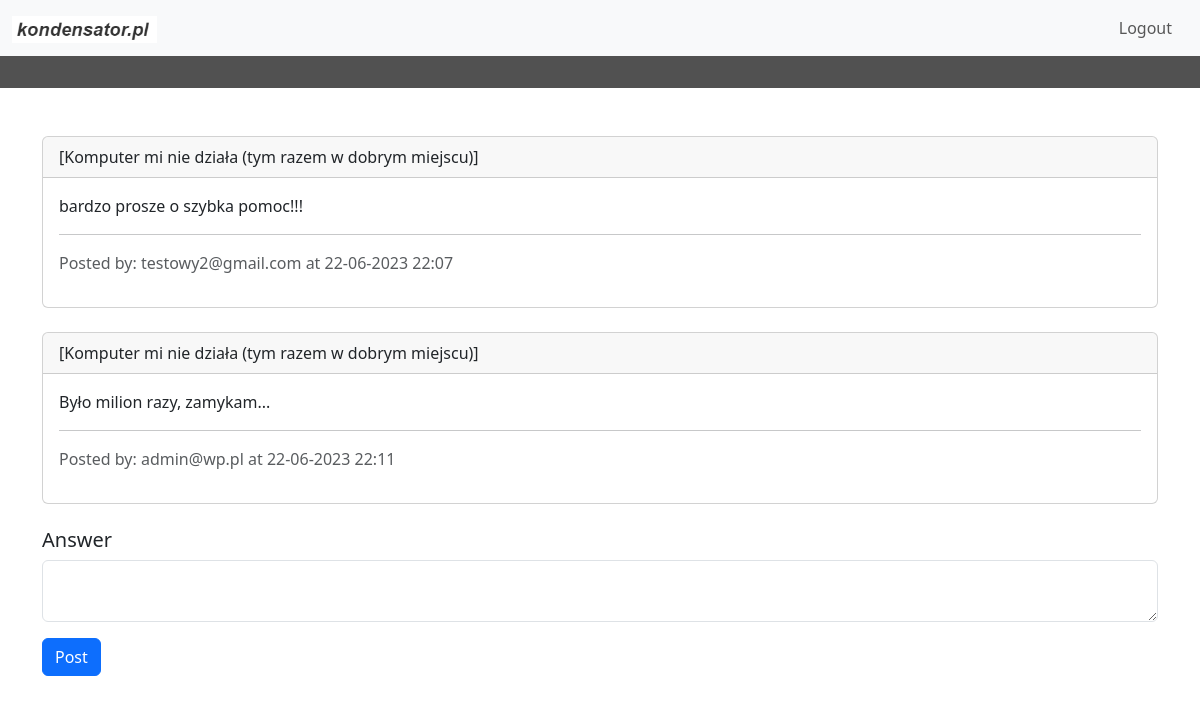
The app's page /thread/3 (signed in) with its own data.
### website/models.py (models this page shows)
class Thread(db.Model):
    id = db.Column(db.Integer, primary_key=True)
    title = db.Column(db.String(255))
    date = db.Column(db.DateTime(timezone=True), default=func.now())
    user_id = db.Column(db.Integer, db.ForeignKey('user.id'))
    topic_id = db.Column(db.Integer, db.ForeignKey('topic.id'))

class Post(db.Model):
    id = db.Column(db.Integer, primary_key=True)
    content = db.Column(db.String(10000))
    date = db.Column(db.DateTime(timezone=True), default=func.now())
    user_id = db.Column(db.Integer, db.ForeignKey('user.id'))
    thread_id = db.Column(db.Integer, db.ForeignKey('thread.id', ondelete='CASCADE'))

class User(db.Model, UserMixin):
    id = db.Column(db.Integer, primary_key=True)
    email = db.Column(db.String(128), unique=True)
    password = db.Column(db.String(150))
    threads = db.relationship('Thread')
    posts = db.relationship('Post')

### website/views.py (the view)
@views.route('/thread/<int:thread_id>', methods=['GET', 'POST'])
@login_required
def thread_view(thread_id):
    thread = Thread.query.get_or_404(thread_id)
    posts = Post.query.filter_by(thread_id=thread_id).all()
    post_list = []
    for post in posts:
        user = User.query.get(post.user_id)
        post_dict = {
            'id': post.id,
            'content': post.content,
            'author_email': user.email,
            'created_at': post.date
        }
        post_list.append(post_dict)
    form = PostForm()
    if form.validate_on_submit():
        new_post = Post(content=form.content.data, user_id=current_user.id, thread_id=thread_id)
        db.session.add(new_post)
        db.session.commit()
        flash('Post created!', category='success')
        return redirect(url_for('views.thread_view', thread_id=thread_id, thread=thread))
    return render_template('thread.html', user=current_user, posts=post_list, form=form, thread=thread)

### website/forms.py
class PostForm(FlaskForm):
    content = TextAreaField('Content', validators=[InputRequired(), Length(max=10000)])
    submit = SubmitField('Post')

### website/templates/thread.html (shortened to what this page needs)
{% extends "base.html" %}
{% block content %}
    <div class="container mt-5">
        {% for post in posts %}
            <div class="card mb-4">
                <div class="card-header">
                    [{{ thread.title }}]
                </div>
                <div class="card-body">
                    <p class="card-text">{{ post.content }}</p>
                    <hr>
                    <p class="text-muted">Posted by: {{ post.author_email }} at {{ post.created_at.strftime('%d-%m-%Y %H:%M') }}</p>
                </div>
            </div>
        {% endfor %}
        <h5>Answer</h5>
        <form method="POST">
            <div class="mb-3">
                {{ form.content(class="form-control") }}
            </div>
            <div class="mb-3">
                {{ form.submit(class="btn btn-primary") }}
            </div>
        </form>
    </div>
{% endblock %}

### records on screen
Thread: title "Komputer mi nie działa (tym razem w dobrym miejscu)" "Komputer mi nie działa (tym razem w dobrym miejscu)"
Post: content "bardzo prosze o szybka pomoc!!!", created_at "22-06-2023 22:07"
User: author_email "testowy2@gmail.com"
Post: content "Było milion razy, zamykam...", created_at "22-06-2023 22:11"
User: author_email "admin@wp.pl"
